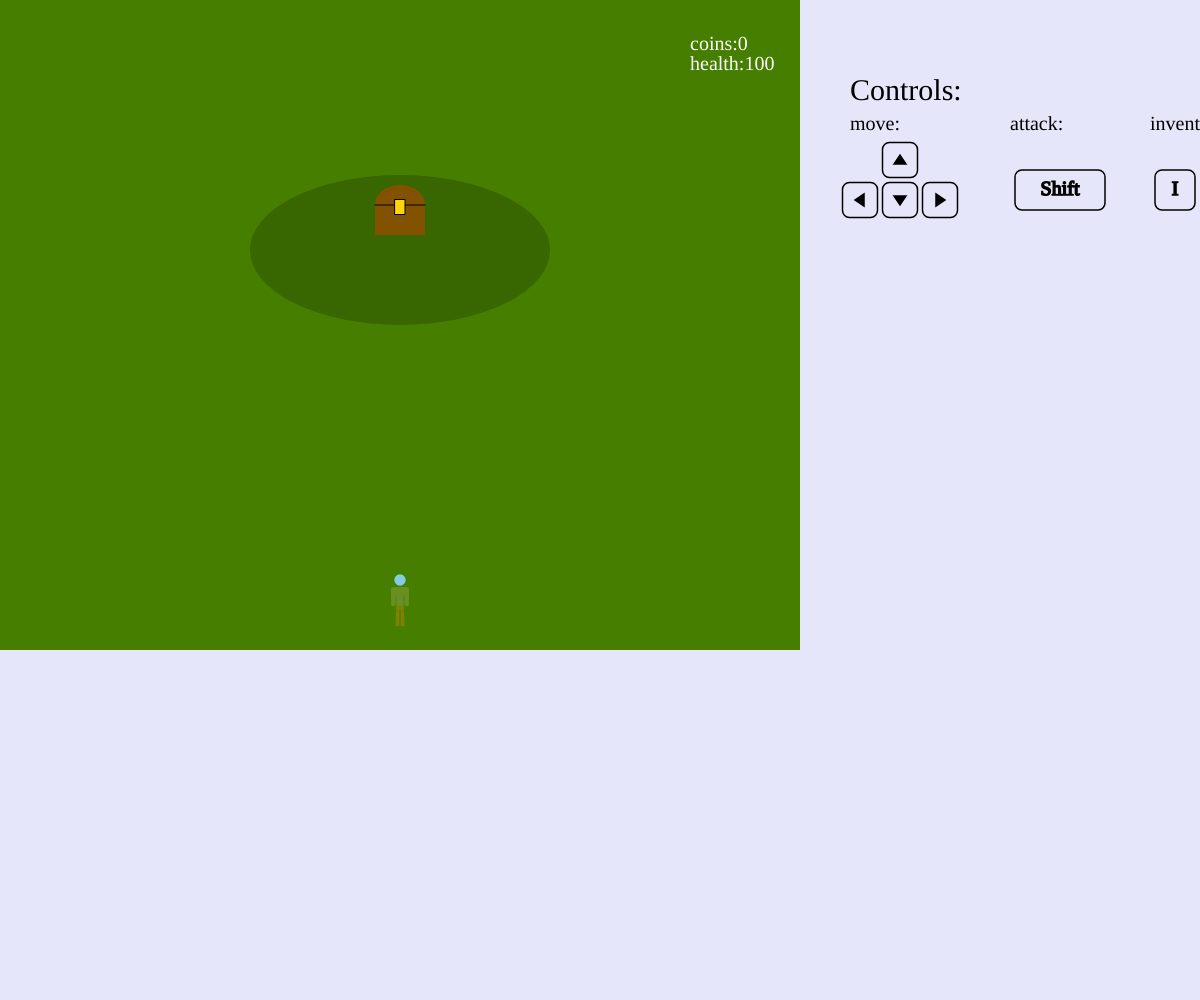
Frame 1 (no input)
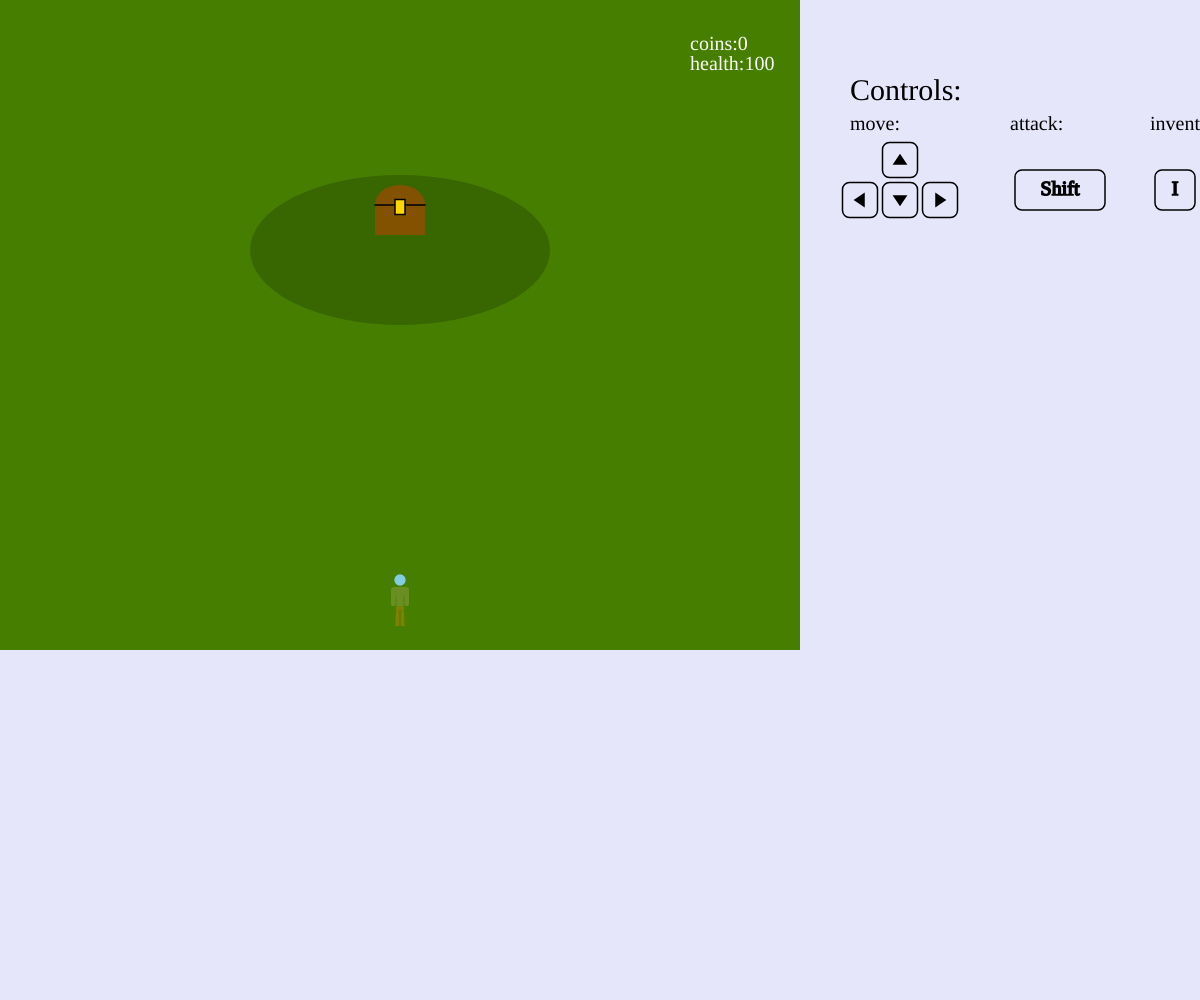
Frame 60 (no input)
Frame 120 (the mouse pressed at the canvas centre since frame 60): identical to frame 60, image omitted

The p5.js sketch that drew these frames (run headless with seeded random() and noise() and a simulated clock; from frame 60 on, the mouse is pressed at the canvas centre):

// p5.js sketch
// ── sketch.js
let dude1
let start = true
let stage1 = false
let stage2 = false
let stage3 = false
let stage4 = false
let stage5 = false
let stage6 = false
let stage7 = false
let stage8 = false
let stage9 = false
let stage10 = false
let coins=0
let health=100
let buying=false
let inventory=false
let healthpotions = 0
let s1dialogue=true
let sidespeed = 0
let vertspeed = 0
let dx,dy,hypotenuse
let timer,hittimer,guardhittimer,guardanimationtimer,guardhitting
let triggered = true
let triggered2 = false
let minotaur1moving=false
let attackDamage=1
let allowedHit=true
let rotated=false
let armorValue=0
let moveable=true
let guard1Choosing=false
let allowedImpale=true
let guard1Alive=true
let rotatedAxe=false
let guard1Health=20
let fightingGuard1=false
let finished=false
let facingRight,facingLeft
let fading = false
let fadetimer, fadetimer1, fadeintimer,fadeintimer1, finalfadetimer,finalfadeintimer
let fading1 = false
let fadingin=false
let fadingin1=false
let finalfading=false
let finalfadingin=false
let threshold,piletimer, winTimer
let animation=false
let Coins = [];
let cursor=false
let easterEgg = false
let easterEntered=false
function setup() {
  noCursor()
  rectMode(CENTER)
  createCanvas(windowWidth,windowHeight)
  // background(30, 100, 48)
  dude1= new Dude (400,600,6)
  s1wall1 = new Wall (625,100,350,200)
  s1wall2 = new Wall (175,100,350,200)
  s1wall3 = new Wall (175,550,350,200)
  s1wall4 = new Wall (625,550,350,200)
  s1wall5 = new Wall (125,237.5,250,100)
  s1wall6 = new Wall (125,412.5,250,100)
  s1wall7 = new Wall (675,237.5,250,100)
  s1wall8 = new Wall (675,412.5,250,100)
  s1moneybag1 = new Moneybag (535,220,20,true)
  s2wall1 = new Wall (275,137.5,550,295)
  s2wall2 = new Wall (275,507.5,550,285)
  s2wall3 = new Wall (775,325,50,650)
  s2wall4 = new Wall (650,97.5,200,195)
  s2wall5 = new Wall (650,552.5,200,195)
  s3wall1 = new Wall (400,25,800,50)
  s3wall2 = new Wall (25,150,50,300)
  s3wall3 = new Wall (25,525,50,250 )
  s3wall4 = new Wall (775,325,50,650)
  s3wall5 = new Wall (175,625,350,50)
  s3wall6 = new Wall (625,625,350,50)
  s3gatebottom = new Wall (400,625,100,50)
  s3gateleft = new Wall (25,350 ,50,100)
  s3minotaur = new Minotaur (150,450,50,true)
  s4wall1 = new Wall (400,507.5,800,285)
  s4wall2 = new Wall (625,42.5,350,85)
  s4wall3 = new Wall (400,235,800,100)
  s4wall4 = new Wall (175,42.5,350,85)
  s4wall5 = new Wall (625,180,350,10)
  s5wall1 = new Wall (400,150,800,300)
  s5wall2 = new Wall (175,525,350,250)
  s5wall3 = new Wall (625,525,350,250)
  s6wall1 = new Wall (400,150,800,300)
  s6wall2 = new Wall (625,525,350,250)
  s6wall3 = new Wall (175,475,350,350)
  s7wall1 = new Wall (625,507.5,350,285)
  s7wall2 = new Wall (625,235,350,100)
  s7wall3 = new Wall (625,42.5,350,85)
  s7wall4 = new Wall (500,135,100,100)
  s7wall5 = new Wall (175,87.5,350,175)
  s7wall6 = new Wall (175,562.5,350,175)
  s7wall7 = new Wall (37.5,325,75,300)
  s7wall8 = new Wall (312.5,325,75,300)
  sword1 = new Sword (700,100,7,true,false)
  minotaur1loot1 = new Moneybag (400,325,30,true)
  minotaur1loot2 = new Moneybag (370,350,30,true)
  armorLoot1 = new Armor (420,375,true,false,20,50)
  s8wall1 = new Wall (175,325,350,650)
  s8wall2 = new Wall (575,625,450,50)
  s8wall3 = new Wall (625,225,350,450)
  s8wall4 = new Wall (750,475,100,50)
  s9wall1 = new Wall (400,625,800,50)
  s9wall2 = new Wall (400,475,800,50)
  s9wall3 = new Wall (137.5,350,275,200)
  s9wall4 = new Wall (662.5,350,275,200)
  s9wall5 = new Wall (175,125,350,250)
  s9wall6 = new Wall (625,125,350,250)
  finalKey = new Key (175,400,0.5,true,false)
  guard1gate = new Wall (510,550,25,200)
  s10wall1 = new Wall (400,625,800,50)
  s10wall2 = new Wall (400,250,800,500)
  s10wall3 = new Wall (750,550,100,100)
}
function draw() {
background(230,230,250)
  if (start==true) {
    noStroke()
    fill(70,127,0)
    rect (400, 325,800, 650)
    fill (56, 102, 0)
    ellipse (400,250,300,150)
    chest(400,220)
    dude1.drawDude();
    dude1.moveDude(37,38,39,40);
    trap1()
    if (finished==true){
      if (finalfadingin==true){
        fill(0,0,0,(270-(frameCount-finalfadeintimer)*2))
        rect(400,325,800,650)
        if ((270-(frameCount-finalfadeintimer)*2)<=0){
        finalfadingin=false
        moveable=true
        }
      }
    }
  }
if (stage1==true){
  fill(31, 89, 78)
  rect(400,325,800,650)
  s1moneybag1.drawmoneybag();
  s1moneybag1.collect();
  dude1.drawDude();
  dude1.moveDude(37,38,39,40);
  s1wall1.drawWall();
  s1wall1.blockDude();
  s1wall2.drawWall();
  s1wall2.blockDude();
  s1wall3.drawWall();
  s1wall3.blockDude();
  s1wall4.drawWall();
  s1wall4.blockDude();
  s1wall5.drawWall();
  s1wall5.blockDude();
  s1wall6.drawWall();
  s1wall6.blockDude();
  s1wall7.drawWall();
  s1wall7.blockDude();
  s1wall8.drawWall();
  s1wall8.blockDude();
  dialogue1()
  leaveStage1();
}
if (stage2==true){
  fill(31, 89, 78)
  rect(400,325,800,650)
  dude1.drawDude();
  dude1.moveDude(37,38,39,40);
  s2wall1.drawWall();
  s2wall1.blockDude();
  s2wall2.drawWall();
  s2wall2.blockDude();
  s2wall3.drawWall();
  s2wall3.blockDude();
  s2wall4.drawWall();
  s2wall4.blockDude();
  s2wall5.drawWall();
  s2wall5.blockDude();
  merchant(650,325);
  merchantMenu();
  leaveStage2();

}
if (stage3 == true){
  fill(31, 89, 78)
  rect(400,325,800,650)
  dude1.drawDude();
  dude1.moveDude(37,38,39,40);
  s3minotaur.drawMinotaur();
  s3minotaur.moveMinotaur();
  s3minotaur.dead()
  s3minotaur.hitdude();
  s3wall1.drawWall();
  s3wall1.blockDude();
  s3wall1.blockMinotaur();
  s3wall2.drawWall();
  s3wall2.blockDude();
  s3wall2.blockMinotaur();
  s3wall3.drawWall();
  s3wall3.blockDude();
  s3wall3.blockMinotaur();
  s3wall4.drawWall();
  s3wall4.blockDude();
  s3wall4.blockMinotaur();
  s3wall5.drawWall();
  s3wall5.blockDude();
  s3wall5.blockMinotaur();
  s3wall6.drawWall();
  s3wall6.blockDude();
  s3wall6.blockMinotaur();
  sword1.drawSword();
  sword1.collect();
  if (s3minotaur.alive==false){
    minotaur1loot1.drawmoneybag();
    minotaur1loot1.collect()
    minotaur1loot2.drawmoneybag()
    minotaur1loot2.collect()
    armorLoot1.drawArmor()
    armorLoot1.collect()
  }
  leaveStage3();
  triggerMinotaurs3()
}
if (stage4 ==true){
  fill(31, 89, 78)
  rect(400,325,800,650)
  dude1.drawDude();
  dude1.moveDude(37,38,39,40);
  s4wall1.drawWall();
  s4wall1.blockDude();
  s4wall2.drawWall();
  s4wall2.blockDude();
  s4wall3.drawWall();
  s4wall3.blockDude();
  s4wall4.drawWall();
  s4wall4.blockDude();
  s4wall5.drawWall();
  s4wall5.blockDude();
  fill(64,69,79)
  rect(625,100,350,350)
  noFill()
  leaveStage4();
}
if (stage5 == true){
  fill(31, 89, 78)
  rect(400,325,800,650)
  dude1.drawDude();
  dude1.moveDude(37,38,39,40);
  s5wall1.drawWall();
  s5wall1.blockDude();
  s5wall2.drawWall();
  s5wall2.blockDude();
  s5wall3.drawWall();
  s5wall3.blockDude();
  leaveStage5();
}
if (stage6 == true){
  fill(31, 89, 78)
  rect(400,325,800,650)
  dude1.drawDude();
  dude1.moveDude(37,38,39,40);
  s6wall1.drawWall();
  s6wall1.blockDude();
  s6wall2.drawWall();
  s6wall2.blockDude();
  s6wall3.drawWall();
  s6wall3.blockDude();
  leaveStage6();
}
if (stage7 == true){
  fill(31, 89, 78)
  rect(400,325,800,650)
  dude1.drawDude();
  dude1.moveDude(37,38,39,40);
  noStroke()
  fill(0,0,0,75)
  rect(175,212.5,200,75)
  rect(175,200,200,50)
  rect(175,187.5,200,25)
  fill(45,50,60)
  triangle(75,250,75,175,90,175)
  triangle(275,250,275,175,260,175)
  s7wall1.drawWall();
  s7wall1.blockDude();
  s7wall2.drawWall();
  s7wall2.blockDude();
  s7wall3.drawWall();
  s7wall3.blockDude();
  s7wall4.drawWall();
  s7wall4.blockDude();
  s7wall5.drawWall();
  s7wall5.blockDude();
  s7wall6.drawWall();
  s7wall6.blockDude();
  s7wall7.drawWall();
  s7wall7.blockDude();
  s7wall8.drawWall();
  s7wall8.blockDude();
  finalKey.drawKey();
  finalKey.collect();
lavapit();
  if (fadingin==true&&dude1.x<=340&&dude1.y>=210){
    fill(0,0,0,(270-(frameCount-fadeintimer)*2))
    rect(400,325,800,650)
    if ((270-(frameCount-fadeintimer)*2)<=0){
    fadingin=false
    }
  }
  if (dude1.x<=340&&dude1.y<=210&&fading1==false){
    fadetimer1=frameCount
    fading1=true
  }
  if (dude1.x<=340&&dude1.y>=210){
      fadetimer1=frameCount
      fading=false
    }
  if (fading1==true){
    fill(0,0,0,((frameCount-fadetimer1)*2))
    rect(400,325,800,650)
    if (((frameCount-fadetimer1)*2)>=270){
      stage7=false
      stage10=true
      dude1.x=620
      dude1.y=550
      fading1=false
      fadingin1=true
      fadeintimer1=frameCount
    }
  }
  leaveStage7();
}
if(stage8==true){
  fill(31, 89, 78)
  rect(400,325,800,650)
  dude1.drawDude();
  dude1.moveDude(37,38,39,40);
  s8wall1.drawWall();
  s8wall1.blockDude();
  s8wall2.drawWall();
  s8wall2.blockDude();
  s8wall3.drawWall();
  s8wall3.blockDude();
  s8wall4.drawWall();
  s8wall4.blockDude();
if(guard1Alive==true){
  guard1gate.drawWall();
  guard1gate.blockDude();
  guard1(470,550)
}
  leaveStage8();
}
if (animation==true){
  let b = new GoldCoin(random(0,800),0,6,true)
  Coins.push(b);
  for (let i = 0; i < Coins.length; i++) {
    Coins[i].drawCoin();
              Coins[i].dropCoin();
                  Coins[i].buildPile();
}
    threshold=650-((frameCount-piletimer)/10)
}
if (stage9 == true){
  fill(31, 89, 78)
  rect(400,325,800,650)
  dude1.drawDude();
  dude1.moveDude(37,38,39,40);
  s9wall1.drawWall();
  s9wall1.blockDude();
  s9wall2.drawWall();
  s9wall2.blockDude();
  s9wall3.drawWall();
  s9wall3.blockDude();
  s9wall4.drawWall();
  s9wall4.blockDude();
  s9wall5.drawWall();
  s9wall5.blockDude();
  s9wall6.drawWall();
  s9wall6.blockDude();
  finalGate(400,418,1)
  if(dude1.y>=410&&dude1.y<=500&&stage9==true&&finalKey.owned==true&&finalfading==false){
    finalfadetimer=frameCount
    finalfading=true
    moveable=false
  }
  if (finalfading==true){
    fill(0,0,0,((frameCount-finalfadetimer)*2))
    rect(400,325,800,650)
    if (((frameCount-finalfadetimer)*2)>=275){
      stage9=false
      start=true
      dude1.y=4
      finished=true
      finalfading=false
      finalfadingin=true
      finalfadeintimer=frameCount
    }
  }
  leaveStage9();
}
if (stage10 == true){
  fill(31, 89, 78)
  rect(400,325,800,650)
  dude1.drawDude();
  dude1.moveDude(37,38,39,40);
  noStroke()
  fill(0,0,0,75)
  rect(662.5,550,75,100)
  rect(675,550,50,100)
  rect(687.5,550,25,100)
  fill(45,50,60)
  triangle(625,500,700,500,700,512)
  triangle(625,600,700,600,700,588)
  s10wall1.drawWall();
  s10wall1.blockDude();
  s10wall2.drawWall();
  s10wall2.blockDude();
  s10wall3.drawWall();
  s10wall3.blockDude();
  if (dude1.x>=630&&fading==false){
    fadetimer=frameCount
    fading=true
  }
  if (dude1.x<=630){
      fadetimer=frameCount
      fading=false
    }
    if (fadingin1==true&&dude1.x<=630){
      fill(0,0,0,(270-(frameCount-fadeintimer1)*2))
      rect(400,325,800,650)
      if ((270-(frameCount-fadeintimer1)*2)<=0){
      fadingin1=false
      }
    }
  if (fading==true){
    fill(0,0,0,((frameCount-fadetimer)*2))
    rect(400,325,800,650)
    if (((frameCount-fadetimer)*2)>=275){
      stage10=false
      stage7=true
      dude1.x=175
      dude1.y=220
      fading=false
      fadingin=true
      fadeintimer=frameCount

    }
  }
  leaveStage10( )
}
if (easterEgg==true){
  fill(74, 153, 191)
  rect(400,325,800,650)
  dude1.drawDude();
  dude1.moveDude();
  fill(0)
  textFont("cursive")
  textAlign(CENTER)
  textSize(30)
  text("You Found The Easter Egg!",400,100)
  text("thank you for playing my game!:)",400,500)
  guardHelm(200,200,2)
  swordIcon(600,300,2.5)
  textAlign(LEFT)
}
stats()
personalinventory()
death();
hitdelay();
fancyCursor()
controls()
}
class Dude {
	constructor(x,y,speed){ //every avatar needs an x value, a y value, and a speed
		    this.x = x;
    		this.y = y;
        this.speed=speed
	}
	drawDude(){  // draw the running person
    if (armorLoot1.owned==true){
      stroke(8,146,208)
      strokeWeight(2)
      fill(8,146,208,150)
      ellipse(this.x,this.y,30,60)
      noStroke()
    }
    mainCharacter(this.x,this.y,(2/3))
    if (sword1.owned==true&&rotated==false){
    if (facingRight==true){
      swordIcon(this.x+15,this.y,(1/3))
    }
    if (facingLeft==true){
      swordIcon(this.x-15,this.y,(1/3))
    }
  }
    if (sword1.owned==true&&keyIsDown(16)){
      rotated=true
    if (facingRight==true){
    rotatedSwordRight(this.x+15,this.y,(1/3))
  }
    if (facingLeft==true){
    rotatedSwordLeft(this.x-15,this.y,(1/3))
    }
}
  else{
    rotated=false
  }
	}
	moveDude(leftkey,upkey,rightkey,downkey){
    if (keyIsDown(upkey)&&moveable==true) { //if you hold the up arrow, move up by speed
       this.y -= this.speed;
    }
    if (keyIsDown(downkey)&&moveable==true) { // if you hold the down arrow, move down by speed
        this.y += this.speed;
    }
    if (keyIsDown(leftkey)&&moveable==true) {
      this.x-=this.speed;
    }
    if (keyIsDown(rightkey)&&moveable==true) {
      this.x+=this.speed;
    }
    if (start==true){
    if (this.x>=800){
      this.x-=6
    }
    if(this.x<=-0){
      this.x+=6
    }
    if (this.y>=650){
      this.y-=6
    }
    if (this.y<=-0) {
      this.y+=6
    }
  }
  }
}
class Wall {
  constructor (x,y,width,height){
    this.x = x
    this.y = y
    this.height = height
    this.width = width
  }
  drawWall() {
    noStroke()
    fill(64,69,79)
    rect (this.x,this.y,this.width,this.height)
  }
    blockDude() {
      if (dude1.y<=this.y+24+(this.height/2)&&dude1.y>=this.y-((this.height/2)+24)&&dude1.x<=this.x+7+(this.width/2)&&dude1.x>=this.x-((this.width/2)+7)&&keyIsDown(40)) {
    dude1.y=dude1.y-6
    }
    if (dude1.y<=this.y+24+(this.height/2)&&dude1.y>=this.y-((this.height/2)+24)&&dude1.x<=this.x+7+(this.width/2)&&dude1.x>=this.x-((this.width/2)+7)&&keyIsDown(38)) {
  dude1.y=dude1.y+6
  }
  if (dude1.y<=this.y+24+(this.height/2)&&dude1.y>=this.y-((this.height/2)+24)&&dude1.x<=this.x+7+(this.width/2)&&dude1.x>=this.x-((this.width/2)+7)&&keyIsDown(37)) {
dude1.x=dude1.x+6
}
if (dude1.y<=this.y+24+(this.height/2)&&dude1.y>=this.y-((this.height/2)+24)&&dude1.x<=this.x+7+(this.width/2)&&dude1.x>=this.x-((this.width/2)+7)&&keyIsDown(39)) {
dude1.x=dude1.x-6
}
}
  blockMinotaur(){
if (s3minotaur.y<=this.y+5+(this.height/2)&&s3minotaur.y>=this.y-((this.height/2)+5)&&s3minotaur.x<=this.x+5+(this.width/2)&&s3minotaur.x>=this.x-((this.width/2)+5)) {
s3minotaur.x-=sidespeed
s3minotaur.y-=vertspeed
sidespeed=0
vertspeed=0
minotaur1moving=false
timer = frameCount
}
if(frameCount==timer+180){
  updateMinotaurs3();
}
}
}
function chest(x,y){
fill(130, 82, 1)
rect (x,y,50,30)
if (animation==false){
arc (x,y-15,50,40,radians(180),radians(0))
fill(0,0,0)
stroke(1)
line(x-25,y-15,x+25,y-15)
fill (255,215,0)
rect(x,y-13,10,15)
}
if (animation ==true){
  fill(0,0,0,150)
  rect(x,y-20,50,10)
  fill(130,82,1)
  arc(x,y-25,50,30,radians(180),radians(0));
  fill(255,215,0)
  rect(x,y-23,10,7)

}
}
function trap1 (){
if (dude1.y<=270&&finished==false){
  start=false
  stage1=true
  dude1.x=400;
  dude1.y=325
  health=health-(10-armorValue)
}
if (dude1.y>=250&&finished==true&&animation==false){
  piletimer=frameCount
  animation=true
  moveable=false
  winTimer=frameCount
}
if (frameCount>=winTimer+120){
  fill(133,133,132)
  textAlign(CENTER)
  stroke(0)
  strokeWeight(5)
  textSize(50)
  text("You Win!",400,325)
  textAlign(LEFT)
}
}
class Moneybag {
  constructor(x,y,value,exist){
    this.x = x;
    this.y = y;
    this.value = value;
    this.exists=exist
  }
  drawmoneybag(){
  if (this.exists==true){
  fill (183,165,122);
  beginShape()
  curveVertex(this.x-10,this.y-20)
  curveVertex(this.x+10,this.y-20)
  curveVertex(this.x+5,this.y-10)
  curveVertex(this.x+10,this.y)
  curveVertex(this.x+10,this.y+10)
  curveVertex(this.x,this.y+14)
  curveVertex(this.x-10,this.y+10)
  curveVertex(this.x-10,this.y)
  curveVertex(this.x-5,this.y-10)
  endShape(CLOSE)
  fill (0);
  textSize (15)
  textFont("times");
  text("$",this.x-3,this.y+4);
}
}
collect(){
  if (dude1.x<=this.x+10&&dude1.x>=this.x-10&&dude1.y<=this.y+10&&dude1.y>=this.y-10&&this.exists==true){
  coins = coins + this.value;
  this.exists = false
}
}
}
class Sword {
  constructor(x,y,value,exist,owned){
    this.x = x;
    this.y = y;
    this.value = value;
    this.exists=exist
    this.owned=owned
  }
  drawSword(){
if (this.exists==true){
    fill(130, 82, 1)
    rect(this.x,this.y+10,6,26)
    fill(255,215,0)
    ellipse(this.x,this.y+25,10,10)
    triangle(this.x-15,this.y-7,this.x+15,this.y-7,this.x,this.y)
    fill(133,133,132)
    beginShape()
    vertex(this.x-6,this.y-7)
    vertex(this.x-6,this.y-45)
    vertex(this.x,this.y-58)
    vertex(this.x+6,this.y-45)
    vertex(this.x+6,this.y-7)
    endShape(CLOSE)
}
}
  collect(){
  if (dude1.x<=this.x+10&&dude1.x>=this.x-10&&dude1.y<=this.y+50&&dude1.y>=this.y-50&&this.exists==true){
  attackDamage = this.value;
  this.exists = false
  this.owned=true
}
}
}
class Key {
  constructor(x,y,s,exist,owned){
    this.x = x;
    this.y = y;
    this.size = s;
    this.exists=exist
    this.owned=owned
  }
  drawKey(){
if (this.exists==true){
  keyIcon(this.x,this.y,this.size)
}
}
  collect(){
  if (dude1.x<=this.x+30&&dude1.x>=this.x-30&&dude1.y<=this.y+50&&dude1.y>=this.y-150&&this.exists==true){
  this.exists = false
  this.owned=true
}
}
}
class Minotaur {
  constructor(x,y,h,alive){
    this.x = x
    this.y = y
    this.health=h
    this.alive=alive
}
  drawMinotaur(){
if (this.alive==true){
  mainCharacter(this.x,this.y,(2/3))
  minotaurIcon(this.x,this.y-20,(2/9))
}
}
  moveMinotaur(){
if (this.alive == true){
      this.x=this.x+sidespeed
      this.y=this.y+vertspeed
  }
}
  dead(){
    if (this.alive==true&&this.health<=0)
    this.alive=false
  }
  hitdude(){
    if (stage3==true&&dude1.x<=s3minotaur.x+10&&dude1.x>=s3minotaur.x-10&&dude1.y<=s3minotaur.y+26&&dude1.y>=s3minotaur.y-30&&minotaur1moving==true&&allowedImpale==true){
      health-=(40-armorValue)
      if(armorLoot1.owned==true){
        armorLoot1.durability-=20
      }
      allowedImpale=false
    }
  }
}
class Armor {
  constructor(x,y,exist,owned,value,durability){
    this.x = x;
    this.y = y;
    this.exists=exist
    this.owned=owned
    this.value=value
    this.durability=durability
  }
  drawArmor(){
if (this.exists==true){
  stroke(8,146,208)
  strokeWeight(2)
  fill(8,146,208,150)
  ellipse(this.x,this.y,40,40)
  noStroke()
}
}
  collect(){
  if (dude1.x<=this.x+30&&dude1.x>=this.x-30&&dude1.y<=this.y+30&&dude1.y>=this.y-30&&this.exists==true){
  this.exists = false
  this.owned=true
  armorValue+=this.value
}
}
}
class GoldCoin {
	constructor(x,y,speed,exists){
		this.x = x;
    		this.y = y;
          this.speed = speed;
          this.exists=exists
	}
	drawCoin(){
      if (this.exists==true){
      	stroke(1);
        	strokeWeight(1);
    		fill(255,215,0);
		ellipse(this.x,this.y,10,10);
  }
	}
	dropCoin(){
    if (this.exists==true){
		this.y = this.y + this.speed;
	}
}
  buildPile(){
    if (this.exists==true&&this.y>=random(threshold,threshold+10)){
      this.speed=0
    }
  }
}
function stats(){
  fill (255)
  textFont('times')
  textSize(20)
  text ("coins:"+coins,690,50)
  text ("health:"+health,690,70)
  if (sword1.owned==true){
    fill(255)
    ellipse(40,610,50,50)
    swordIcon(40,615,(1/2))
  }
  if(armorLoot1.owned==true){
    fill(255)
    ellipse(95,610,50,50)
    stroke(8,146,208)
    strokeWeight(2)
    fill(8,146,208,150)
    ellipse(95,610,15,30)
    noStroke()
    fill(255)
    text (armorLoot1.durability,88,580)
    if(armorLoot1.durability<=0){
      armorLoot1.owned=false
      armorValue-=armorLoot1.value
    }
  }
}
function dialogue1 (){
if (s1dialogue==true){
  fill (0,0,0,60)
  rect (400,600,800,100)
  fill (255)
  textSize(17.5)
  textFont('times')
  text ("OH NO! You've fallen into a trap. It looks like your stuck in a labrynth. You're gonna have to find your way out!", 10,600)
}
}
function leaveStage1(){
  if (dude1.x>=800&& stage1==true){
  stage1 = false
  stage2 = true
  dude1.x = 2
  s1dialogue=false
  print("Stage2")
}
  if (dude1.y<=0&& stage1==true){
    stage1 = false
    stage3 = true
    dude1.y = 646
  s1dialogue=false
  print("stage3")
  }
  if (dude1.x<=0 && stage1==true){
  stage1 = false
  stage4 = true
  dude1.x=796
  s1dialogue=false
  print("stage4")
}
if (dude1.y>=650&&stage1==true){
  stage1 = false
  stage9 = true
  dude1.y = 4
  s1dialogue=false
  print("stage9")
}
}
function leaveStage2(){
  if (dude1.x<=0 && stage2 == true){
    stage2=false
    stage1=true
    dude1.x=796
    s1dialogue = false
    print("stage1")
  }
}
function leaveStage3(){
  if (dude1.y>=650 && stage3 == true){
  stage3 = false
  stage1 = true
  dude1.y=4
  print("stage1")
}
  if (dude1.x<=0 && stage3 == true){
    stage3 = false
    stage5 = true
    dude1.x = 796
    print("stage5")
  }
}
function leaveStage4(){
  if (dude1.x>=800&&stage4 == true){
    stage4 = false
    stage1 = true
    dude1.x = 4
    print("stage1")
  }
  if (dude1.y<=0&&stage4 == true){
    stage4 = false
    stage5 = true
    dude1.y = 646
    print("stage5")
  }
  if (dude1.x<=0&&stage4==true){
    stage4 = false
    stage7 = true
    dude1.x = 796
    print("stage7")
  }
  if (dude1.y<=185&&dude1.x>=650&&stage4 == true){
    easterEgg=true
    stage4== false
    dude1.x=400
    dude1.y=325
    moveable=false
if (easterEntered==false){
    coins+=50
    }
    easterEntered=true
  }
}
function leaveStage5(){
  if (dude1.x>=800&&stage5==true){
    stage5 = false
    stage3 = true
    dude1.x = 4
    print("stage3")
  }
  if (dude1.y>=650&&stage5==true){
    stage5 = false
    stage4 = true
    dude1.y = 4
    print("stage4")
  }
  if (dude1.x<=0&&stage5==true){
    stage5 = false
    stage6 = true
    dude1.x = 796
    print("stage6")
  }
}
function leaveStage6(){
  if (dude1.x>=800&&stage6==true){
    stage6=false
    stage5=true
    dude1.x = 4
    print("stage5")
  }
  if (dude1.y>=650&&stage6==true){
    stage6=false
    stage7=true
    dude1.y=4
    print("stage7")
  }
}
function leaveStage7(){
  if (dude1.y<=0&&stage7==true){
  stage7=false
  stage6=true
  dude1.y = 646
  print("stage6")
}
if (dude1.x>=800&&stage7==true){
  stage7=false
  stage4=true
  dude1.x = 4
  print("stage4")
}
if (dude1.y>=650&&stage7==true){
  stage7=false
  stage8=true
  dude1.y=4
  print("stage8")
}
}
function leaveStage8(){
  if(dude1.y<=0&&stage8==true){
    stage8=false
    stage7=true
    dude1.y=646
    print("stage7")
  }
  if(dude1.x>=800&&stage8==true){
    stage8=false
    stage9=true
    dude1.x=4
    print("stage9")
  }
}
function leaveStage9(){
  if(dude1.y<=0&&stage9==true){
    stage9 = false
    stage1 = true
    dude1.y=646
    print("stage1")
  }
  if(dude1.x<=0&&stage9==true){
    stage9 = false
    stage8 = true
    dude1.x = 796
    print("stage8")
  }
  if(dude1.x>=800&&stage9==true){
    stage9 = false
    stage10 = true
    dude1.x=4
    print("stage10")
  }
}
  function leaveStage10(){
  if(dude1.x<=0&&stage10==true){
    stage10=false
    stage9=true
    dude1.x=796
  }
}
function merchant(x,y){
fill(68, 55, 36)
rect (x,y,30,40,10)
fill(255)
triangle(x-7,y-20,x+7,y-20,x,y+15)
fill (198,134,66)
ellipse(x,y-33,25,30)
fill(130, 82, 1)
rect (x,y+30,100,40)
}
function merchantMenu(){
if (dude1.x>=560&&buying==false){
  buying=true
  moveable=false
  cursor=true
}
if (buying==true){
  fill(0,0,0,160)
  rect(400,325,800,650)
  textSize(25)
  fill(255)
  text("Merchant Menu",300,30)
  fill(255)
  ellipse(100,100,50,50)
  healthpotionicon(100,100)
  textSize(15)
  fill(255)
  text ("Health:$20",140,105)
}
}
function mouseClicked(){
if (buying==true&&coins>=20&&mouseX>=50&&mouseX<=150&&mouseY>=50&&mouseY<=150){
  healthpotions=healthpotions+1
  coins=coins-20
}
if (inventory==true&&mouseX>=50&&mouseX<=150&&mouseY>=50&&mouseY<=150&&health<=100&&healthpotions>=1){
  healthpotions=healthpotions-1
  health=health+10
}
if(stage8==true&&guard1Choosing==true&&mouseX>=195&&mouseX<=345&&mouseY>=587.5&&mouseY<=612.5&&coins>=60){
  guard1Choosing=false
  coins-=60
  moveable=true
  guard1Alive=false
}
if(stage8==true&&guard1Choosing==true&&mouseX>=75&&mouseX<=125&&mouseY>=587.5&&mouseY<=612.5){
  dude1.x-=25
  moveable=true
  guard1Choosing=false
  cursor=false
}
if(stage8==true&&guard1Choosing==true&&mouseX>=455&&mouseX<=605&&mouseY>=587.5&&mouseY<=612.5){
  moveable=true
  guard1Choosing=false
  cursor=false
  fightingGuard1=true
  guardhittimer=frameCount-50
}
}
function keyPressed(){
  if (easterEgg==true&&keyIsDown(27)){
    easterEgg=false
    stage4=true
    moveable=true
    dude1.y=150
  }
  if (buying==true&&keyIsDown(27)){
  buying=false
  cursor=false
  cursor=false
  moveable=true
  dude1.x-=5
}
  if (buying==false&&keyIsDown(73)){
    inventory=true
    moveable=false
    cursor=true
  }
  if (inventory==true&&keyIsDown(27)){
    inventory=false
    moveable=true
    cursor=false
  }
  if (stage3==true&&facingRight==true&&dude1.x+20<=s3minotaur.x+17&&dude1.x+20>=s3minotaur.x-17&&dude1.y<=s3minotaur.y+27&&dude1.y>=s3minotaur.y-27&&keyIsDown(16)&&minotaur1moving==false&&allowedHit==true){
    allowedHit=false
    hittimer = frameCount
    s3minotaur.health-=attackDamage
  }
  if (stage3==true&&facingLeft==true&&dude1.x-20<=s3minotaur.x+17&&dude1.x-20>=s3minotaur.x-17&&dude1.y<=s3minotaur.y+25&&dude1.y>=s3minotaur.y-35&&keyIsDown(16)&&minotaur1moving==false&&allowedHit==true){
    allowedHit=false
    hittimer = frameCount
    s3minotaur.health-=attackDamage
  }
  if (stage8==true&&fightingGuard1==true&&facingRight==true&&dude1.x+17>=450&&dude1.x+17<=480&&keyIsDown(16)&&allowedHit==true){
    allowedHit=false
    hittimer = frameCount
    guard1Health-=attackDamage
  }
  if (stage8==true&&fightingGuard1==true&&facingLeft==true&&dude1.x-17>=450&&dude1.x-17<=480&&keyIsDown(16)&&allowedHit==true){
    allowedHit=false
    hittimer = frameCount
    guard1Health-=attackDamage
  }
  if (keyIsDown(39)){
    facingRight=true
    facingLeft=false
  }
  if(keyIsDown(37)){
    facingRight=false
    facingLeft=true
  }
}
function personalinventory(){
  if (inventory==true){
    fill(0,0,0,160)
    rect(400,325,800,650)
    textSize(25)
    fill(255)
    text("Inventory",300,30)
    fill(255)
    ellipse(100,100,50,50)
    healthpotionicon(100,100)
    textSize(15)
    fill(255)
    text ("Health Potions:"+healthpotions,140,105)
    if (sword1.owned==true){
      fill(255)
      ellipse(100,200,50,50)
      swordIcon(100,205,(1/2))
    }
    if(armorLoot1.owned==true){
      fill(255)
      ellipse(100,300,50,50)
      stroke(8,146,208)
      strokeWeight(2)
      fill(8,146,208,150)
      ellipse(100,300,15,30)
      noStroke()
      fill(255)
      text (armorLoot1.durability,130,290)
      if(armorLoot1.durability<=0){
        armorLoot1.owned=false
        armorValue-=armorLoot1.value
      }
    }
  }
}
function healthpotionicon(x,y){
  fill("red")
  beginShape()
  vertex(x-5,y-15)
  vertex(x+5,y-15)
  vertex(x+5,y-10)
  vertex(x+10,y-5)
  vertex(x+10,y+15)
  vertex(x-10,y+15)
  vertex(x-10,y-5)
  vertex(x-5,y-10)
  vertex(x-5,y-15)
  endShape(CLOSE)
  textFont("times")
  textSize(10)
  fill(0)
  text ("+10",x-7,y+3)
}
function death (){
if (health<=0){
  fill(178, 29, 3)
  rect(400,325,800,650)
  textFont("times")
  fill(0)
  textSize(40)
  text ("Game Over",300,300)
}
}
function lavapit(){
  fill (178, 29, 3)
  rect (675,180,250,50)
  if (stage7==true&&dude1.x>=556&&dude1.x<=730&&dude1.y<=178&&dude1.y>=94){
    stage7 = false
    health=0
    textSize(25)
  }
}
function Hypotenuse(){
 hypotenuse= Math.sqrt(dx*dx+dy*dy);
  print (hypotenuse)
}
function updateMinotaurs3(){
  minotaur1moving = true
  dx = s3minotaur.x-dude1.x;
  dy = s3minotaur.y-dude1.y;
  Hypotenuse();
  sidespeed = -20*(dx/hypotenuse)
  vertspeed = -20*(dy/hypotenuse)
  allowedImpale=true
}
function triggerMinotaurs3(){
  if (stage3==true&&dude1.y<=575&&dude1.x>=75){
    triggered2=true
    if (triggered==true){
      updateMinotaurs3();
      triggered=false
    }
  }
  if (triggered2==true&&s3minotaur.alive==true){
    s3gatebottom.drawWall();
    s3gatebottom.blockDude();
    s3gatebottom.blockMinotaur()
    s3gateleft.drawWall();
    s3gateleft.blockDude();
    s3gateleft.blockMinotaur();
    fill(255);
    textSize(20)
    text("OH NO! It's a Minotaur!",330,25)
    text("Health:"+s3minotaur.health,380,45 )
  }
}
function hitdelay(){
  if (allowedHit==false&&frameCount==hittimer+60){
    allowedHit=true
  }
}
function swordIcon(x,y,s){
  fill(130, 82, 1)
  rect(x,y+(s*10),(s*6),(s*26))
  fill(255,215,0)
  ellipse(x,y+(s*25),(s*10),(s*10))
  triangle(x-(s*15),y-(s*7),x+(s*15),y-(s*7),x,y)
  fill(133,133,132)
  beginShape()
  vertex(x-(s*6),y-(s*7))
  vertex(x-(s*6),y-(s*45))
  vertex(x,y-(s*58))
  vertex(x+(s*6),y-(s*45))
  vertex(x+(s*6),y-(s*7))
  endShape(CLOSE)
}
function rotatedSwordRight(x,y,s){
  fill(130, 82, 1)
  rect(x-(s*10),y,(s*26),(s*6))
  fill(255,215,0)
  ellipse(x-(s*25),y,(s*10),(s*10))
  triangle(x+(s*7),y+(s*15),x+(s*7),y-(s*15),x,y)
  fill(133,133,132)
  beginShape()
  vertex(x+(s*7),y+(s*6))
  vertex(x+(s*45),y+(s*6))
  vertex(x+(s*58),y)
  vertex(x+(s*45),y-(s*6))
  vertex(x+(s*7),y-(s*6))
  endShape(CLOSE)
}
function rotatedSwordLeft(x,y,s){
  fill(130, 82, 1)
  rect(x+(s*10),y,(s*26),(s*6))
  fill(255,215,0)
  ellipse(x+(s*25),y,(s*10),(s*10))
  triangle(x-(s*7),y+(s*15),x-(s*7),y-(s*15),x,y)
  fill(133,133,132)
  beginShape()
  vertex(x-(s*7),y+(s*6))
  vertex(x-(s*45),y+(s*6))
  vertex(x-(s*58),y)
  vertex(x-(s*45),y-(s*6))
  vertex(x-(s*7),y-(s*6))
  endShape(CLOSE)
}
function keyIcon(x,y,s){
  fill(255,215,0)
  ellipse(x,y,(s*75),(s*75))
  rect(x,y-(s*100),(s*30),(s*150),(s*10))
  rect(x+(s*25),y-(s*160),(s*50),(s*20),(s*5))
  rect(x+(s*25),y-(s*120),(s*50),(s*20),(s*5))
  fill(31,89,78)
  ellipse(x,y,(s*45),(s*45))
}
function guard1(x,y){
if(guard1Alive==true){
  battleAxeIcon(x-20,y-10 ,1.5)
  mainCharacter(x,y,1)
  guardHelm(x,y-30,(1/4))
  if(dude1.x>=450&&stage8==true&&fightingGuard1==false){
    guard1Choosing=true
    cursor=true
  }
  if(guard1Choosing==true){
    moveable=false
    decision1()
  }
  guardAttack()
}
if(guard1Health<=0){
  guard1Alive=false
}
if(fightingGuard1==true){
  text("Health: "+guard1Health,100,325)
}
}
function decision1(){
  fill (0,0,0,60)
  rect (400,600,800,100)
  line(200,575,200,625)
  stroke(255)
  strokeWeight(1)
  noFill()
  rect(270,600,150,25)
  rect(530,600,150,25)
  rect(100,600,50,25)
  fill(255)
  textSize(15)
  textFont("times")
  text("Bribe the guard($60)",200,602)
  text("Fight the guard",460,602)
  text("<-leave",75,602)
}
function mainCharacter(x,y,s){
  noStroke()
  fill (131, 204, 226)
  ellipse(x,y-(30*s),(17*s),(17*s))
  fill(107,142,35)
  rect(x,y-(13*s),(27*s),(13*s),(5*s))
  rect(x-(10*s),y-(3*s),(7*s),(25*s),(5*s))
  rect(x+(10*s),y-(3*s),(7*s),(25*s),(5*s))
  rect(x,y,(11*s),(20*s))
  fill(128,128,0)
  rect(x,y+(13*s),(12*s),(6*s))
  beginShape()
  vertex(x-(6*s),y+(16*s))
  vertex(x-(7*s),y+(39*s))
  vertex(x-(1*s),y+(39*s))
  vertex(x-(1*s),y+(16*s))
  endShape(CLOSE)
  beginShape()
  vertex(x+(6*s),y+(16*s))
  vertex(x+(7*s),y+(39*s))
  vertex(x+(1*s),y+(39*s))
  vertex(x+(1*s),y+(16*s))
  endShape(CLOSE)
}
function minotaurIcon(x,y,s){
    fill(255)
     beginShape();
     vertex(x-(32.5*s), y-(40*s)); // first point
     bezierVertex(x-(72.5*s), y-(50*s), x-(52.5*s), y-(70*s), x-(82.5*s), y-(100*s));
     bezierVertex(x-(82.5*s), y-(70*s), x-(92.5*s), y-(30*s), x-(32.5*s), y-(10*s));
     endShape();
     beginShape();
     vertex(x+(32.5*s), y-(40*s)); // first point
     bezierVertex(x+(72.5*s), y-(50*s), x+(52.5*s), y-(70*s), x+(82.5*s), y-(100*s));
     bezierVertex(x+(82.5*s), y-(70*s), x+(92.5*s), y-(30*s), x+(32.5*s), y-(10*s));
     endShape();
     fill(124, 74, 8)
     beginShape();
     curveVertex(x+(32.5*s),y-(40*s))
     curveVertex(x-(32*s),y-(40*s))
     curveVertex(x-(27.5*s),y+(5*s))
     curveVertex(x-(20.5*s),y+(20*s))
     curveVertex(x-(15.5*s),y+(40*s))
     curveVertex(x+(15.5*s),y+(40*s))
     curveVertex(x+(20.5*s),y+(20*s))
     curveVertex(x+(27.5*s),y+(5*s))
     endShape(CLOSE)
     fill (255,0,0)
     arc(x-(17.5*s),y-(20*s),(18*s),(18*s),radians(20),radians(200))
     arc(x+(17.5*s),y-(20*s),(18*s),(18*s),radians(340),radians(160))
     noFill()
     strokeWeight((4*s))
     stroke(255, 204, 0)
     arc(x,y+(40*s),(20*s),(20*s),radians(310),radians(230))
}

function battleAxeIcon(x,y,s){
  if(rotatedAxe==false){
    fill(150)
    arc(x-(3*s),y-(10*s),20*s,20*s,radians(115),radians(215))
    stroke(130, 82, 1)
    strokeWeight(3.5*s)
    line(x+(3*s),y+(13*s),x-(3*s),y-(12*s))
  }
  if(rotatedAxe==true){
    fill(150)
    arc(x-(10*s),y,20*s,18*s,radians(40),radians(140))
    fill(130, 82, 1)
    rect(x,y,25*s,3.5*s,2*s,2*s)
  }
  noStroke()
}
function guardHelm(x,y,s){
  stroke(0)
  strokeWeight(s)
  fill(133,133,132)
  beginShape();
  vertex(x+(25*s), y+(45*s)); // first point
  bezierVertex(x+(40*s), y+(55*s), x+(45*s), y+(65*s),x+(45*s),y+(85*s));
  bezierVertex(x+(25*s),y+(55*s), x-(25*s), y+(75*s), x-(45*s), y+(105*s));
  bezierVertex(x-(55*s),y+(75*s), x-(35*s), y+(55*s), x-(25*s), y+(45*s));
  endShape();
  rect(x,y+(15*s),(40*s),(60*s))
  rect(x,y+(45*s),(60*s),(10*s),(10*s))
  arc(x,y,(80*s),(80*s) ,radians(120),radians(60))
  triangle(x-(5*s),y+(5*s),x-(55*s),y+(5*s),x-(35*s),y+(25*s))
  beginShape()
  vertex(x-(5*s),y+(5*s))
  bezierVertex(x-(15*s),y+(5*s),x-(35*s),y-(15*s),x-(30*s),y-(30*s))
  bezierVertex(x-(45*s),y-(20*s),x-(55*s),y-(10*s),x-(55*s),y+(5*s))
  endShape()
  ellipse(x-(5*s),y+(5*s),(10*s),(10*s))
  strokeWeight(2*s)
  curve(x-(20*s),y+(15*s),x-(50*s),y+(3*s),x-(34*s),y-(24*s),x-(22*s),y-(26*s))
  curve(x-(30*s),y+(15*s),x-(43*s),y+(s),x-(34*s),y-(14*s),x-(12*s),y-(26*s))
  curve(x-(25*s),y+(25*s),x-(37*s),y+(s),x-(31*s),y-(10*s),x-(25*s),y-(26*s))
  noStroke()
}
function guardAttack(){
  if(stage8==true&&fightingGuard1==true){
    if (rotatedAxe==false&&frameCount>=guardhittimer+random(75,275)){
      rotatedAxe=true
      guardanimationtimer=frameCount
      guardhittimer=frameCount
      if(dude1.x>=420&&dude1.x<=480){
        health-=(60-armorValue)
        if(armorLoot1.owned==true){
        armorLoot1.durability-=20
  }
}
}
if(frameCount>=guardanimationtimer+30){
  rotatedAxe=false
}
}
}

function finalGate(x,y,s){
  fill(130, 82, 1)
  strokeWeight(3)
  stroke(133,133,132)
  rect(x,y,(70*s),(60*s),(25*s),(25*s),0,0)
  stroke(0)
  line(x,y-(30*s),x,y+(30*s))
  fill(212, 175, 55)
  noStroke()
  ellipse(x-(15*s),y+(14*s),(7*s),(7*s))
  ellipse(x-(15*s),y-(3*s),(7*s),(7*s))
  ellipse(x-(15*s),y-(20*s),(7*s),(7*s))
  ellipse(x+(15*s),y+(14*s),(7*s),(7*s))
  ellipse(x+(15*s),y-(3*s),(7*s),(7*s))
  ellipse(x+(15*s),y-(20*s),(7*s),(7*s))
}
function fancyCursor(){
  if (cursor==true||mouseX>=800||mouseY>=650){
    noStroke()
    swordIcon(mouseX,mouseY,(1/3))
  }
}
window.addEventListener("keydown", function(e) {
    // space and arrow keys
    if([32, 37, 38, 39, 40].indexOf(e.keyCode) > -1) {
        e.preventDefault();
    }
}, false);
function arrowKeys(x,y){
  noFill()
  strokeWeight(1.5)
  stroke(0)
  rect (x,y,35,35,7)
  rect (x-40,y,35,35,7)
  rect (x+40,y,35,35,7)
  rect (x,y-40,35,35,7)
  fill(0)
  triangle(x-6,y-4,x+6,y-4,x,y+5)
  triangle(x-6,y-36,x+6,y-36,x,y-45)
  triangle(x-36,y-6,x-36,y+6,x-45,y)
  triangle(x+36,y-6,x+36,y+6,x+45,y)
  noStroke()
}
function shiftKey(x,y){
  noFill()
  strokeWeight(1.5)
  stroke(0)
  rect(x,y,90,40,7)
  textAlign(CENTER)
  fill(0)
  textSize(20)
  text("Shift",x,y+5)
  noStroke()
  textAlign(LEFT)
}
function escKey(x,y){
  noFill()
  stroke(0)
  strokeWeight(1.5)
  rect(x,y,40,40,7)
  fill(0)
  textAlign(CENTER)
  text("Esc",x,y+5)
  textAlign(LEFT)
  noStroke()
}
function controls(){
  fill(0)
  textSize(30)
  text("Controls:",850,100)
  textSize(20)
  text("move:",850,130)
  text("attack:",1010,130)
  text("inventory:",1150,130)
  arrowKeys(900,200)
  shiftKey(1060,190)
  noFill()
  stroke(0)
  strokeWeight(1.5)
  rect(1175,190,40,40,7)
  fill(0)
  textAlign(CENTER)
  text("I",1175,195)
  textAlign(LEFT)
  noStroke()
  if (stage3==true){
    text("HINT:",900,300)
    text ("The minotaurs tough skin makes him very difficult",850,320)
    text("to kill. Trying to joust or stab him will do",850,345)
    text("NO DAMAGE. Instead, try a swift slice or thwack",850,370)
    text ("to the head. slices are much more affective ",850,395)
  }
if (inventory==true||buying==true||easterEgg==true){
textSize(20)
text ("Exit:",1010,240)
escKey(1030,270)
}
}
